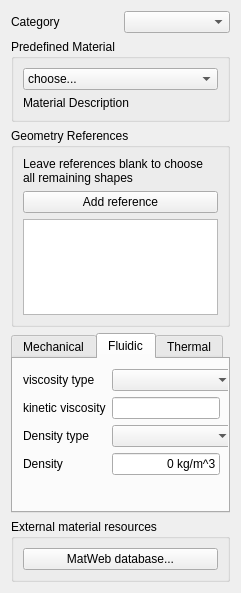
<?xml version="1.0" encoding="UTF-8"?>
<ui version="4.0">
 <class>FemMaterial</class>
 <widget class="QWidget" name="FemMaterial">
  <property name="geometry">
   <rect>
    <x>0</x>
    <y>0</y>
    <width>241</width>
    <height>593</height>
   </rect>
  </property>
  <property name="windowTitle">
   <string>Mechanical material</string>
  </property>
  <layout class="QVBoxLayout" name="verticalLayout">
   <item>
    <layout class="QHBoxLayout" name="horizontalLayout">
     <item>
      <widget class="QLabel" name="label">
       <property name="text">
        <string>Category</string>
       </property>
      </widget>
     </item>
     <item>
      <widget class="QComboBox" name="combo_category"/>
     </item>
    </layout>
   </item>
   <item>
    <widget class="QGroupBox" name="GroupQuantities_2">
     <property name="maximumSize">
      <size>
       <width>16777215</width>
       <height>1677215</height>
      </size>
     </property>
     <property name="title">
      <string>Predefined Material</string>
     </property>
     <layout class="QVBoxLayout" name="verticalLayout_5">
      <item>
       <widget class="QComboBox" name="cb_materials">
        <item>
         <property name="text">
          <string>choose...</string>
         </property>
        </item>
       </widget>
      </item>
      <item>
       <widget class="QLabel" name="l_mat_description">
        <property name="text">
         <string>Material Description</string>
        </property>
        <property name="wordWrap">
         <bool>true</bool>
        </property>
       </widget>
      </item>
     </layout>
    </widget>
   </item>
   <item>
    <widget class="QGroupBox" name="groupBox_references">
     <property name="title">
      <string>Geometry References</string>
     </property>
     <layout class="QVBoxLayout" name="verticalLayout_2">
      <item>
       <widget class="QLabel" name="labelHelpText">
        <property name="text">
         <string>Leave references blank to choose all remaining shapes</string>
        </property>
        <property name="wordWrap">
         <bool>true</bool>
        </property>
       </widget>
      </item>
      <item>
       <widget class="QPushButton" name="pushButton_Reference">
        <property name="text">
         <string>Add reference</string>
        </property>
       </widget>
      </item>
      <item>
       <widget class="QListWidget" name="list_References">
        <property name="sizePolicy">
         <sizepolicy hsizetype="Expanding" vsizetype="MinimumExpanding">
          <horstretch>0</horstretch>
          <verstretch>0</verstretch>
         </sizepolicy>
        </property>
        <property name="minimumSize">
         <size>
          <width>0</width>
          <height>50</height>
         </size>
        </property>
       </widget>
      </item>
     </layout>
    </widget>
   </item>
   <item>
    <widget class="QTabWidget" name="GroupQuantities_4">
     <property name="sizePolicy">
      <sizepolicy hsizetype="Expanding" vsizetype="MinimumExpanding">
       <horstretch>0</horstretch>
       <verstretch>0</verstretch>
      </sizepolicy>
     </property>
     <property name="minimumSize">
      <size>
       <width>0</width>
       <height>180</height>
      </size>
     </property>
     <property name="maximumSize">
      <size>
       <width>16777215</width>
       <height>1677215</height>
      </size>
     </property>
     <property name="currentIndex">
      <number>1</number>
     </property>
     <widget class="QWidget" name="tabMechanical">
      <attribute name="title">
       <string>Mechanical</string>
      </attribute>
      <widget class="QWidget" name="layoutWidget_3">
       <property name="geometry">
        <rect>
         <x>10</x>
         <y>10</y>
         <width>211</width>
         <height>101</height>
        </rect>
       </property>
       <layout class="QFormLayout" name="formLayout">
        <property name="fieldGrowthPolicy">
         <enum>QFormLayout::AllNonFixedFieldsGrow</enum>
        </property>
        <item row="0" column="0">
         <widget class="QLabel" name="label_6">
          <property name="text">
           <string>Young's K:</string>
          </property>
         </widget>
        </item>
        <item row="0" column="1">
         <widget class="Gui::InputField" name="input_fd_young_modulus">
          <property name="sizePolicy">
           <sizepolicy hsizetype="Fixed" vsizetype="Fixed">
            <horstretch>0</horstretch>
            <verstretch>0</verstretch>
           </sizepolicy>
          </property>
          <property name="minimumSize">
           <size>
            <width>80</width>
            <height>20</height>
           </size>
          </property>
          <property name="alignment">
           <set>Qt::AlignRight|Qt::AlignTrailing|Qt::AlignVCenter</set>
          </property>
          <property name="singleStep" stdset="0">
           <double>2.000000000000000</double>
          </property>
          <property name="maximum" stdset="0">
           <double>2000000000.000000000000000</double>
          </property>
          <property name="unit" stdset="0">
           <string notr="true">Pa</string>
          </property>
          <property name="decimals" stdset="0">
           <number>3</number>
          </property>
          <property name="value" stdset="0">
           <double>0.000000000000000</double>
          </property>
         </widget>
        </item>
        <item row="1" column="0">
         <widget class="QLabel" name="label_7">
          <property name="text">
           <string>Poisson Ratio:</string>
          </property>
         </widget>
        </item>
        <item row="1" column="1">
         <widget class="QDoubleSpinBox" name="spinBox_poisson_ratio">
          <property name="sizePolicy">
           <sizepolicy hsizetype="Expanding" vsizetype="Expanding">
            <horstretch>0</horstretch>
            <verstretch>0</verstretch>
           </sizepolicy>
          </property>
          <property name="minimumSize">
           <size>
            <width>80</width>
            <height>20</height>
           </size>
          </property>
          <property name="alignment">
           <set>Qt::AlignRight|Qt::AlignTrailing|Qt::AlignVCenter</set>
          </property>
          <property name="decimals">
           <number>3</number>
          </property>
          <property name="maximum">
           <double>1.000000000000000</double>
          </property>
          <property name="singleStep">
           <double>0.100000000000000</double>
          </property>
          <property name="value">
           <double>0.300000000000000</double>
          </property>
         </widget>
        </item>
        <item row="2" column="0">
         <widget class="QLabel" name="label_8">
          <property name="text">
           <string>Density</string>
          </property>
         </widget>
        </item>
        <item row="2" column="1">
         <widget class="Gui::InputField" name="input_fd_density">
          <property name="sizePolicy">
           <sizepolicy hsizetype="Fixed" vsizetype="Fixed">
            <horstretch>0</horstretch>
            <verstretch>0</verstretch>
           </sizepolicy>
          </property>
          <property name="minimumSize">
           <size>
            <width>80</width>
            <height>20</height>
           </size>
          </property>
          <property name="text">
           <string>0 kg/m^3</string>
          </property>
          <property name="alignment">
           <set>Qt::AlignRight|Qt::AlignTrailing|Qt::AlignVCenter</set>
          </property>
          <property name="singleStep" stdset="0">
           <double>2.000000000000000</double>
          </property>
          <property name="maximum" stdset="0">
           <double>2000000000.000000000000000</double>
          </property>
          <property name="unit" stdset="0">
           <string notr="true">kg/m^3</string>
          </property>
          <property name="decimals" stdset="0">
           <number>3</number>
          </property>
          <property name="value" stdset="0">
           <double>0.000000000000000</double>
          </property>
         </widget>
        </item>
       </layout>
      </widget>
     </widget>
     <widget class="QWidget" name="tabFluidic">
      <attribute name="title">
       <string>Fluidic</string>
      </attribute>
      <widget class="QWidget" name="layoutWidget">
       <property name="geometry">
        <rect>
         <x>10</x>
         <y>10</y>
         <width>211</width>
         <height>131</height>
        </rect>
       </property>
       <layout class="QFormLayout" name="formLayout_fluidic">
        <property name="fieldGrowthPolicy">
         <enum>QFormLayout::AllNonFixedFieldsGrow</enum>
        </property>
        <item row="0" column="0">
         <widget class="QLabel" name="label_9">
          <property name="text">
           <string>viscosity type</string>
          </property>
         </widget>
        </item>
        <item row="0" column="1">
         <widget class="QComboBox" name="combo_viscosity_type"/>
        </item>
        <item row="1" column="0">
         <widget class="QLabel" name="label_10">
          <property name="text">
           <string>kinetic viscosity</string>
          </property>
         </widget>
        </item>
        <item row="1" column="1">
         <widget class="Gui::InputField" name="input_kinematic_visocity">
          <property name="sizePolicy">
           <sizepolicy hsizetype="Fixed" vsizetype="Fixed">
            <horstretch>0</horstretch>
            <verstretch>0</verstretch>
           </sizepolicy>
          </property>
          <property name="minimumSize">
           <size>
            <width>80</width>
            <height>20</height>
           </size>
          </property>
          <property name="alignment">
           <set>Qt::AlignRight|Qt::AlignTrailing|Qt::AlignVCenter</set>
          </property>
          <property name="singleStep" stdset="0">
           <double>2.000000000000000</double>
          </property>
          <property name="maximum" stdset="0">
           <double>2000000000.000000000000000</double>
          </property>
          <property name="unit" stdset="0">
           <string notr="true">M^2/s</string>
          </property>
          <property name="decimals" stdset="0">
           <number>3</number>
          </property>
          <property name="value" stdset="0">
           <double>0.000000000000000</double>
          </property>
         </widget>
        </item>
        <item row="2" column="0">
         <widget class="QLabel" name="label_11">
          <property name="text">
           <string>Density type</string>
          </property>
         </widget>
        </item>
        <item row="2" column="1">
         <widget class="QComboBox" name="combo_fluid_density_type"/>
        </item>
        <item row="3" column="0">
         <widget class="QLabel" name="label_15">
          <property name="text">
           <string>Density</string>
          </property>
         </widget>
        </item>
        <item row="3" column="1">
         <widget class="Gui::InputField" name="input_fluid_density">
          <property name="sizePolicy">
           <sizepolicy hsizetype="Fixed" vsizetype="Fixed">
            <horstretch>0</horstretch>
            <verstretch>0</verstretch>
           </sizepolicy>
          </property>
          <property name="minimumSize">
           <size>
            <width>80</width>
            <height>20</height>
           </size>
          </property>
          <property name="text">
           <string>0 kg/m^3</string>
          </property>
          <property name="alignment">
           <set>Qt::AlignRight|Qt::AlignTrailing|Qt::AlignVCenter</set>
          </property>
          <property name="singleStep" stdset="0">
           <double>2.000000000000000</double>
          </property>
          <property name="maximum" stdset="0">
           <double>2000000000.000000000000000</double>
          </property>
          <property name="unit" stdset="0">
           <string notr="true">kg/m^3</string>
          </property>
          <property name="decimals" stdset="0">
           <number>3</number>
          </property>
          <property name="value" stdset="0">
           <double>0.000000000000000</double>
          </property>
         </widget>
        </item>
       </layout>
      </widget>
     </widget>
     <widget class="QWidget" name="tabThermal">
      <attribute name="title">
       <string>Thermal</string>
      </attribute>
      <widget class="QWidget" name="layoutWidget_2">
       <property name="geometry">
        <rect>
         <x>10</x>
         <y>10</y>
         <width>211</width>
         <height>95</height>
        </rect>
       </property>
       <layout class="QFormLayout" name="formLayout_thermal">
        <property name="fieldGrowthPolicy">
         <enum>QFormLayout::AllNonFixedFieldsGrow</enum>
        </property>
        <item row="0" column="0">
         <widget class="QLabel" name="label_12">
          <property name="text">
           <string>Conductivity</string>
          </property>
         </widget>
        </item>
        <item row="0" column="1">
         <widget class="Gui::InputField" name="input_conductivity">
          <property name="sizePolicy">
           <sizepolicy hsizetype="Fixed" vsizetype="Fixed">
            <horstretch>0</horstretch>
            <verstretch>0</verstretch>
           </sizepolicy>
          </property>
          <property name="minimumSize">
           <size>
            <width>80</width>
            <height>20</height>
           </size>
          </property>
          <property name="alignment">
           <set>Qt::AlignRight|Qt::AlignTrailing|Qt::AlignVCenter</set>
          </property>
          <property name="singleStep" stdset="0">
           <double>2.000000000000000</double>
          </property>
          <property name="maximum" stdset="0">
           <double>2000000000.000000000000000</double>
          </property>
          <property name="unit" stdset="0">
           <string notr="true">W/m/K</string>
          </property>
          <property name="decimals" stdset="0">
           <number>3</number>
          </property>
          <property name="value" stdset="0">
           <double>0.000000000000000</double>
          </property>
         </widget>
        </item>
        <item row="1" column="0">
         <widget class="QLabel" name="label_14">
          <property name="text">
           <string>Specific Heat</string>
          </property>
         </widget>
        </item>
        <item row="1" column="1">
         <widget class="Gui::InputField" name="input_specific_heat">
          <property name="sizePolicy">
           <sizepolicy hsizetype="Fixed" vsizetype="Fixed">
            <horstretch>0</horstretch>
            <verstretch>0</verstretch>
           </sizepolicy>
          </property>
          <property name="minimumSize">
           <size>
            <width>80</width>
            <height>20</height>
           </size>
          </property>
          <property name="text">
           <string>0 kg/m^3</string>
          </property>
          <property name="alignment">
           <set>Qt::AlignRight|Qt::AlignTrailing|Qt::AlignVCenter</set>
          </property>
          <property name="singleStep" stdset="0">
           <double>2.000000000000000</double>
          </property>
          <property name="maximum" stdset="0">
           <double>2000000000.000000000000000</double>
          </property>
          <property name="unit" stdset="0">
           <string notr="true">J/kg/K</string>
          </property>
          <property name="decimals" stdset="0">
           <number>3</number>
          </property>
          <property name="value" stdset="0">
           <double>0.000000000000000</double>
          </property>
         </widget>
        </item>
        <item row="2" column="0">
         <widget class="QLabel" name="label_16">
          <property name="text">
           <string>Expansion Ceoff</string>
          </property>
         </widget>
        </item>
        <item row="2" column="1">
         <widget class="Gui::InputField" name="input_expansion_coeff">
          <property name="sizePolicy">
           <sizepolicy hsizetype="Fixed" vsizetype="Fixed">
            <horstretch>0</horstretch>
            <verstretch>0</verstretch>
           </sizepolicy>
          </property>
          <property name="minimumSize">
           <size>
            <width>80</width>
            <height>20</height>
           </size>
          </property>
          <property name="text">
           <string>0 kg/m^3</string>
          </property>
          <property name="alignment">
           <set>Qt::AlignRight|Qt::AlignTrailing|Qt::AlignVCenter</set>
          </property>
          <property name="singleStep" stdset="0">
           <double>2.000000000000000</double>
          </property>
          <property name="maximum" stdset="0">
           <double>2000000000.000000000000000</double>
          </property>
          <property name="unit" stdset="0">
           <string notr="true">1/K</string>
          </property>
          <property name="decimals" stdset="0">
           <number>3</number>
          </property>
          <property name="value" stdset="0">
           <double>0.000000000000000</double>
          </property>
         </widget>
        </item>
       </layout>
      </widget>
     </widget>
    </widget>
   </item>
   <item>
    <widget class="QGroupBox" name="GroupQuantities_3">
     <property name="maximumSize">
      <size>
       <width>16777215</width>
       <height>1677215</height>
      </size>
     </property>
     <property name="title">
      <string>External material resources</string>
     </property>
     <layout class="QVBoxLayout" name="verticalLayout_6">
      <item>
       <widget class="QPushButton" name="pushButton_MatWeb">
        <property name="text">
         <string>MatWeb database...</string>
        </property>
       </widget>
      </item>
     </layout>
    </widget>
   </item>
  </layout>
 </widget>
 <customwidgets>
  <customwidget>
   <class>Gui::InputField</class>
   <extends>QLineEdit</extends>
   <header>Gui/InputField.h</header>
  </customwidget>
 </customwidgets>
 <resources/>
 <connections/>
</ui>
